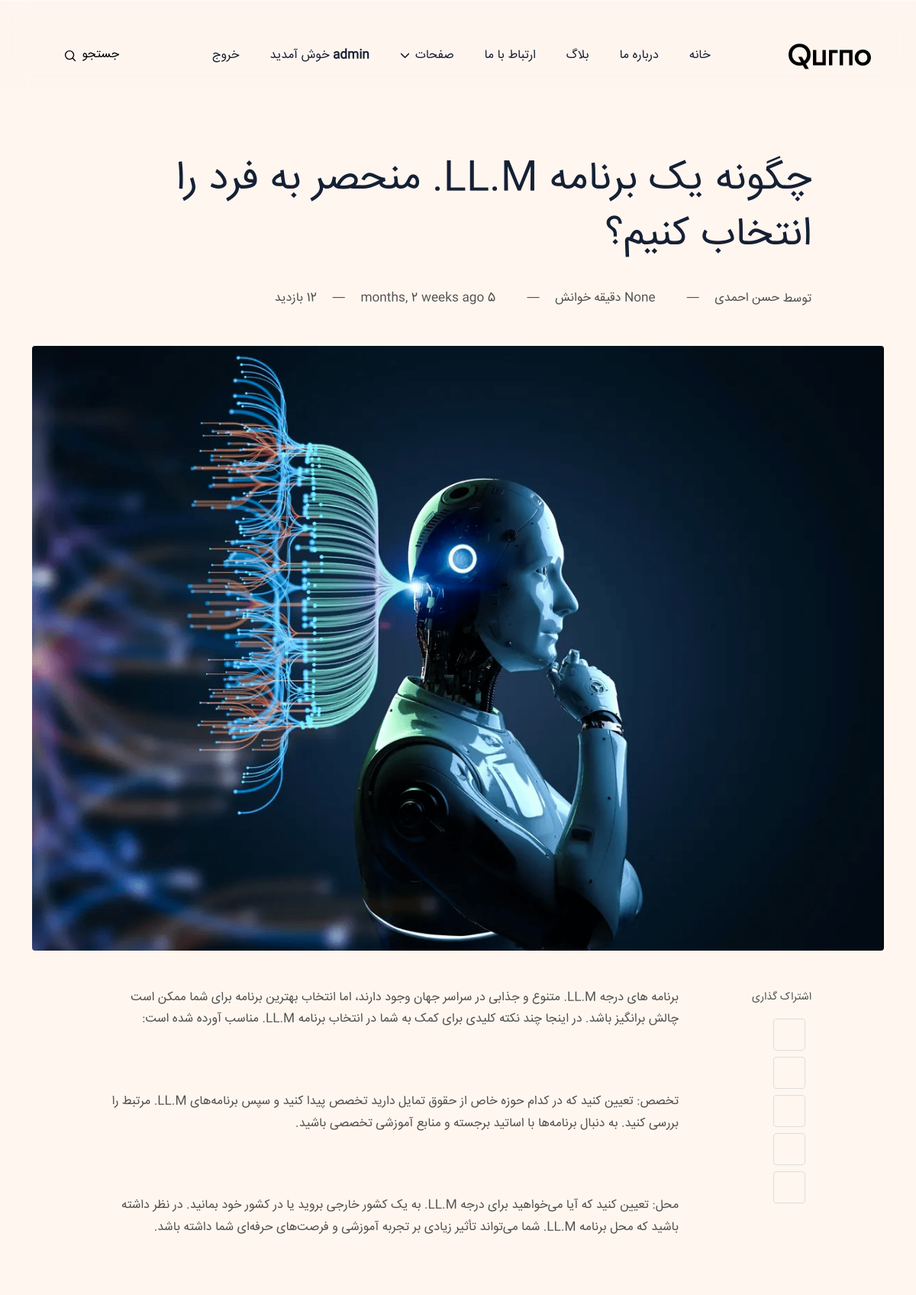
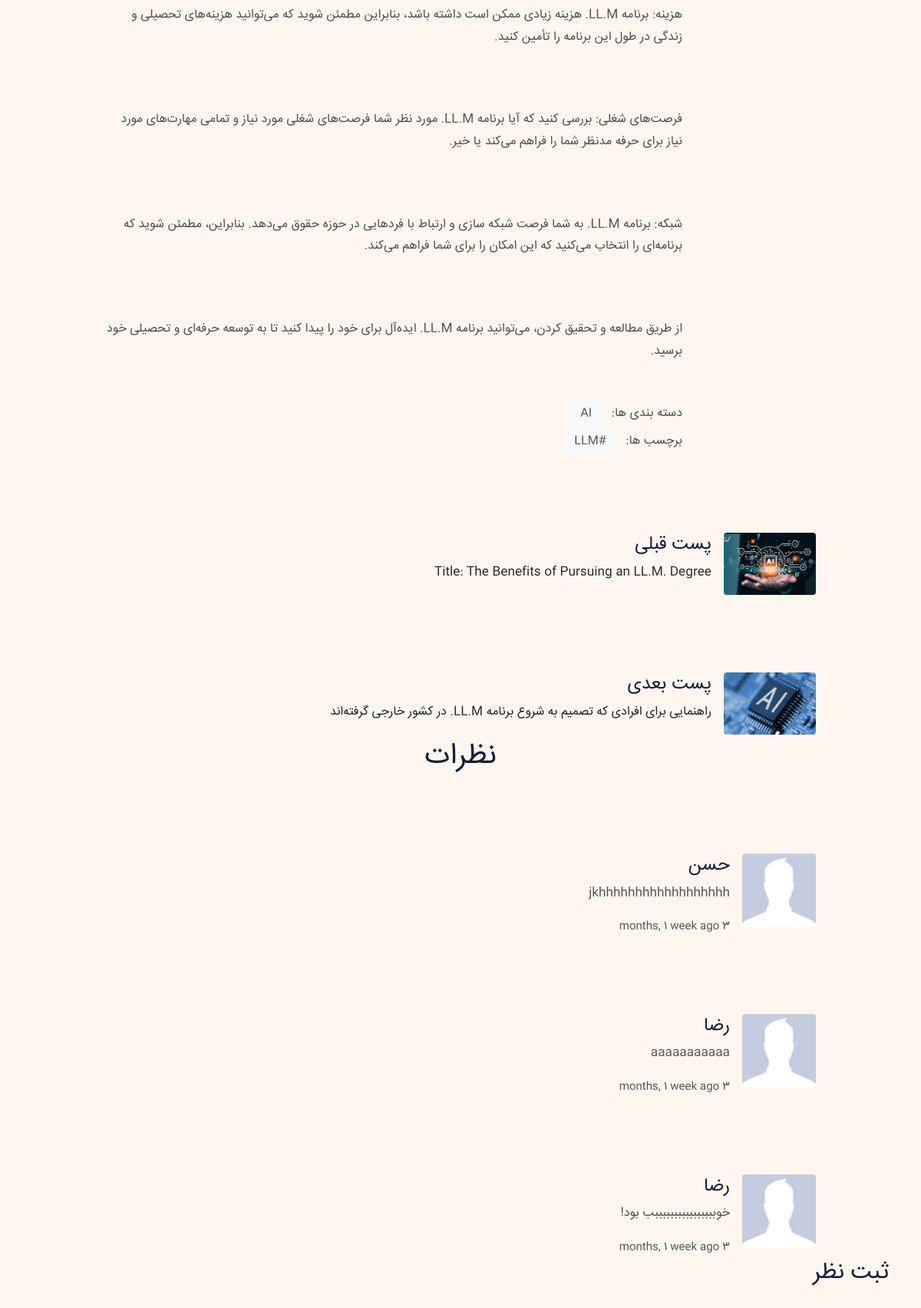
The page /blog/2 (signed in, upper part) on the database its author committed (2 pictures, top to bottom).
### blog/models.py (models this page shows, shortened)
class Post(models.Model):
    image = models.ImageField(upload_to="blog/", default="blog/default.jpg")
    title = models.CharField(max_length=255)
    content = models.TextField()
    tags = TaggableManager()
    category = models.ManyToManyField(Category)
    author = models.ForeignKey(User, on_delete=models.SET_NULL, null=True)
    counted_view = models.IntegerField(default=0)
    login_required = models.BooleanField(default=False)
    is_published = models.BooleanField(default=False)
    created_at = models.DateTimeField(auto_now_add=True)
    updated_at = models.DateTimeField(auto_now=True)
    published_date = models.DateTimeField(null=True, blank=True)
    read_duration_minutes = models.DurationField(null=True, blank=True)
    class Meta:
        ordering = ["-created_at"]

class Category(models.Model):
    name = models.CharField(max_length=255)
    def __str__(self):
        return str(self.name)

class Comment(models.Model):
    post = models.ForeignKey(Post, on_delete=models.CASCADE)
    name = models.CharField(max_length=255)
    email = models.EmailField(null=True, blank=True)
    subject = models.CharField(max_length=255, null=True, blank=True)
    message = models.TextField()
    created_at = models.DateTimeField(auto_now_add=True)
    updated_at = models.DateTimeField(auto_now=True)
    approved = models.BooleanField(default=False)

### blog/views.py (the view, shortened to what this page needs)
# urls.py: path("<int:pid>", blog_single, name="single"),
def blog_single(request, pid: int):
    context = {}
    posts = Post.objects.filter(
        pk=pid, is_published=True, published_date__lte=timezone.now()
    )
    post = get_object_or_404(posts)
    post.counted_view += 1
    post.save()
    comments = Comment.objects.filter(post=post.id, approved=True).order_by("-created_at")
    form = CommentForm()
    try:
        next_post = (
            Post.objects.filter(
                id__gt=post.id, is_published=True, published_date__lte=timezone.now()
            )
            .order_by("id")
            .first()
        )
        if next_post:
            if not next_post.is_published:
                next_post = None
    except Post.DoesNotExist:
        next_post = None
    try:
        pre_post = (
            Post.objects.filter(
                id__lt=post.id, is_published=True, published_date__lte=timezone.now()
            )
            .order_by("-id")
            .first()
        )
        if pre_post:
            if not pre_post.is_published:
                pre_post = None
    except Post.DoesNotExist:
        pre_post = None
    if post.login_required and not request.user.is_authenticated:
        return redirect(reverse("accounts:login"))
    context = {"post": post, "next_post": next_post, "pre_post": pre_post, 'comments': comments, 'form': form}
    return render(request, "blog/blog-single.html", context)

### blog/templatetags/blog_tags.py (called while the page is built)
@register.inclusion_tag("blog/parts/search-cat.html")
def search_by_categories():
    posts = Post.objects.filter(is_published=True)
    categories = Category.objects.all()
    counted_categories = []
    for cat in categories:
        count = posts.filter(category=cat).count()
        if count:
            counted_categories.append(cat)
    return {"categories": counted_categories}

### templates/blog/blog-single.html (shortened to what this page needs)
{% extends 'base.html' %}
{% load humanize %}
{% load static %}
{% block content %}
<section class="section-sm pb-0">
  <div class="container">
    <div class="row justify-content-center">
      <div class="col-lg-10">
        <div class="mb-5">
          <h3 class="h1 mb-4 post-title">{{ post.title }}</h3>
          <ul class="card-meta list-inline mb-2">
            <li class="list-inline-item mt-2">
              <a href="author-single.html" class="card-meta-author" title="خواندن پست نوشته شده توسط - {{ post.author.get_full_name}}">
                 توسط
                 <span>{{ post.author.get_full_name}}</span>
              </a>
            </li>
            <li class="list-inline-item mt-2">—</li>
            <li class="list-inline-item mt-2">
              <i class="ti ti-clock"></i>
              <span>{{ post.read_duration_minutes}} دقیقه خوانش</span>
            </li>
            <li class="list-inline-item mt-2">—</li>
            <li class="list-inline-item mt-2">
              <i class="ti ti-calendar-event"></i>
              <span>{{ post.published_date | naturaltime }}</span>
            </li>
            <li class="list-inline-item mt-2">—</li>
            <li class="list-inline-item mt-2"> {{ post.counted_view }} بازدید</li>
          </ul>
        </div>
      </div>
      <div class="col-lg-12">
        <div class="mb-5 text-center">
          <img class="w-100 h-auto rounded" src={{ post.image.url }} alt={{ post.title }} width="970" height="auto">
        </div>
      </div>
      <div class="col-lg-2 post-share-block order-1 order-lg-0 mt-5 mt-lg-0">
        <div class="position-sticky" style="top:150px">
          <span class="d-inline-block mb-3 small"> اشتراک گذاری </span>
          <ul class="social-share icon-box">
            <li class="d-inline-block d-lg-block me-2 mb-2" onclick="return tbs_click()"><i class="ti ti-brand-twitter"></i></li>
            <li class="d-inline-block d-lg-block me-2 mb-2" onclick="return fbs_click()"><i class="ti ti-brand-facebook"></i></li>
            <li class="d-inline-block d-lg-block me-2 mb-2" onclick="return ins_click()"><i class="ti ti-brand-linkedin"></i></li>
            <li class="d-inline-block d-lg-block me-2 mb-2" onclick="return red_click()"><i class="ti ti-brand-reddit"></i></li>
            <li class="d-inline-block d-lg-block me-2 mb-2" onclick="return pin_click()"><i class="ti ti-brand-pinterest"></i></li>
          </ul>
        </div>
      </div>
      <div class="col-lg-8 post-content-block order-0 order-lg-2">
        <div class="content">
          {{ post.content | safe }}
        </div>
        <ul class="post-meta-tag list-unstyled list-inline mt-5">
          <li class="list-inline-item"> دسته بندی ها: </li>
          {% for category in post.category.all %}
            <li class="list-inline-item"><a href="{% url 'blog:category' cat_name=category.name %}">{{ category.name }}</a></li>
          {% endfor %}
        </ul>
        <ul class="post-meta-tag list-unstyled list-inline ">
          <li class="list-inline-item"> برچسب ها: </li>
          {% for tag in post.tags.all %}
            <li class="list-inline-item"><a href="{% url 'blog:tag' tag_name=tag.name %}">{{ tag.name }}</a></li>
          {% endfor %}
        </ul>
      </div>
    </div>
    {% if pre_post is not None %}
      <div class="single-post-author">
        <div class="row justify-content-center">
          <div class="col-lg-10">
            <div class="d-block d-md-flex">
              <a href={% url 'blog:single' pid=pre_post.id %}>
                <img class="rounded mr-4" src={{ pre_post.image.url }} alt={{ pre_post.title }} width="120" height="auto">
              </a>
              <a href={% url 'blog:single' pid=pre_post.id %} class="text-dark">
                <div class="ms-0 ms-md-4 ps-0 ps-md-3 mt-4 mt-md-0 mx-md-3">
                  <h5 class="h4 mb-1">پست قبلی</h5>
                  <p>{{ pre_post.title }}</p>
                </div>
              </a>
            </div>
          </div>
        </div>
      </div>
    {% endif %}
    {% if next_post is not None %}
    <div class="single-post-author">
      <div class="row justify-content-center">
        <div class="col-lg-10">
          <div class="d-block d-md-flex">
            <a href={% url 'blog:single' pid=next_post.id %}>
              <img class="rounded mr-4" src={{ next_post.image.url }} alt={{ next_post.title }} width="120" height="auto">
            </a>
            <a href={% url 'blog:single' pid=next_post.id %} class="text-dark">
              <div class="ms-0 ms-md-4 ps-0 ps-md-3 mt-4 mt-md-0 mx-md-3">
                <h5 class="h4 mb-1">پست بعدی</h5>
                <p>{{ next_post.title }}</p>
              </div>
            </a>
          </div>
        </div>
      </div>
    </div>
    {% endif %}
<h2 class="section-title text-center mb-4">نظرات</h2>
{% for comment in comments %}
  <div class="single-post-author">
    <div class="row justify-content-center">
      <div class="col-lg-10">
        <div class="d-block d-md-flex">
            <img class="rounded mr-4" src="{% static 'assets/images/author/user.jpg' %}" width="96" height="96">
            <div class="ms-0 ms-md-4 ps-0 ps-md-3 mt-4 mt-md-0 mx-md-3">
              <h5 class="h4 mb-1">{{ comment.name }}</h5>
              <p>{{ comment.message }}</p>
              <small>{{ comment.created_at|naturaltime }}</small>
            </div>
        </div>
      </div>
    </div>
  </div>
{% empty %}
  <div class="justify-content-center">
    <p> اولین نفری باشید که نظر میدهید! </p>
  </div>
{% endfor %}
<div class="col-lg-5 ms-lg-auto ms-lg-0 ms-auto">
  <h3 class="h3 mb-4">ثبت نظر</h3>
</div>
</section>
{% endblock %}

### templates/base.html (shortened to what this page needs)
{% load static %}
{% load blog_tags %}
<!DOCTYPE html>
<html lang="en-US">
<head>
  <link rel="stylesheet" href="{% static 'plugins/bootstrap/bootstrap.min.css'%}">
  <link rel="stylesheet" href="{% static 'plugins/tabler-icons/tabler-icons.min.css'%}">
  <link rel="stylesheet" href="{% static 'assets/css/style.css'%}">
</head>
<body>
<div class="header-height-fix"></div>
<header class="header-nav">
  <div class="container">
    <div class="row">
      <div class="col-12">
        <nav class="navbar navbar-expand-lg navbar-light p-0">
          <a class="navbar-brand font-weight-bold mb-0" href="{% url 'website:index' %}" title="Qurno">
            <img class="img-fluid" width="110" height="35" src="{% static 'assets/images/logo.png' %}" alt="Qurno">
          </a>
          <div class="collapse navbar-collapse" id="navHeader">
            <ul class="navbar-nav mx-auto">
              <li class="nav-item @@home">
                <a class="nav-link" href="{% url 'website:index' %}">خانه</a>
              </li>
              <li class="nav-item @@about">
                <a class="nav-link" href="{% url 'website:about' %}">درباره ما</a>
              </li>
              <li class="nav-item @@archive">
                <a class="nav-link" href="{% url 'blog:index' %}">بلاگ</a>
              </li>
              <li class="nav-item @@contact">
                <a class="nav-link" href="{% url 'website:contact' %}">ارتباط با ما</a>
              </li>
              <li class="nav-item dropdown">
                <a class="nav-link dropdown-toggle" href="#" id="navbarDropdown" role="button" data-bs-toggle="dropdown" aria-expanded="false">صفحات</a>
              </li>
              {% if request.user.is_authenticated %}
              <li class="nav-item">
                <a class="nav-link" href="#"><b>{{request.user.username}}</b> خوش آمدید </a>
              </li>
              <li class="nav-item">
                <a class="nav-link" href="{% url 'accounts:logout' %}">خروج</a>
              </li>
              {% endif %}
            </ul>
            <div class="navbar-right d-none d-lg-inline-block">
              <ul class="social-links list-unstyled list-inline">
                <li class="list-inline-item ms-4 d-none d-lg-inline-block">
                  <button class="search-toggle" data-toggle="search" aria-label="Search Toggle">
                    <span>جستجو</span>
                  </button>
                </li>
              </ul>
            </div>
          </div>
        </nav>
      </div>
    </div>
  </div>
</header>
{% block content %}
{% endblock content %}
</body>
</html>

### statics/assets/css/style.css (style rules this page uses)
.h1, h1 { font-size: 64px }
@media (max-width:1399px) { .h1, h1 { font-size: 52px } }
.h2, h2 { font-size: 38px }
.h3, h3 { font-size: 30px }
.h4, h4 { font-size: 24px }
.h5, h5 { font-size: 18px }
.h1, .h2, .h3, .h4, .h5, .h6, h1, h2, h3, h4, h5, h6 { line-height: 1.4; font-family: iransans, serif; color: #152035 }
a { color: #000; transition: all .3s; text-decoration: none }
li, ul { padding: 0; margin: 0; list-style-position: inside }
body { color: #505050; background-color: #fff6ef; font-family: iransans, sans-serif; font-size: 16px; line-height: 1.65; direction: rtl; text-align: right; }
p { line-height: 1.8 }
.section-sm { padding: 90px 0 }
.section-title { position: relative; margin-bottom: 80px }
.social-share li { font-size: 18px; padding: 7px; color: rgba(0, 0, 0, .8); display: inline-block; cursor: pointer; transition: .3s; text-align: center }
.social-share.icon-box li { height: 42px; width: 42px; line-height: 42px; border: 1px solid #ddd; padding: 0 }
.content * { word-break: break-word; overflow-wrap: break-word; margin-bottom: 25px }
.content :first-child { margin-top: 0 }
.content :last-child { margin-bottom: 0 !important }
.btn, .card-meta .card-meta-author img, .card.post-card .post-image::before, .content blockquote, .content img, .content pre, .disqus-comment .block, .form-control, .newsletter-block .input-group-text, .post-meta-tag a, .rounded, .search-results::-webkit-scrollbar-thumb, .search-results::-webkit-scrollbar-track, .search-toggle, .social-share li, footer .icon-box a, header .dropdown-item, header .nav-item .nav-link { border-radius: 4px !important }
.text-dark { color: #152035 }
.header-height-fix { height: 110px }
header { position: fixed; width: 100%; top: 0; left: 0; z-index: 1000; background-color: #fff6ef; padding: 50px 0 20px; transition: .4s cubic-bezier(.2, 1, .2, 1); background-color: rgba(255, 246, 239, .9); -webkit-backdrop-filter: blur(16px); backdrop-filter: blur(16px) }
header .nav-item.dropdown .nav-link { position: relative }
header .nav-item.dropdown .nav-link::after { display: none }
header .nav-item.dropdown .nav-link::after { position: absolute; left: 18px; top: calc(50% - 7px); display: inline-block; vertical-align: .255em; content: ""; height: 9px; width: 9px; border: 2px solid; border-left: 0; border-top: 0; border-color: inherit; border-radius: 2px; transform: rotate(45deg); transition: 0s; }
header .nav-item .nav-link { color: #152035 !important; padding: 10px 20px !important }
@media (min-width:991px) { header .nav-item.dropdown .nav-link.dropdown-toggle { padding-left: 40px !important; } }
.search-toggle { background-color: transparent; border: 0; transition: .3s ease; padding: 0 20px 0 15px; height: 42px; }
.search-toggle span { vertical-align: middle }
.post-title { color: #152035; transition: .3s }
.card-meta>li { vertical-align: middle; display: inline-flex; }
.card-meta>li i { font-size: 20px; vertical-align: bottom; margin: 0 0px 0 5px; }
.card-meta a { color: #505050 }
.card-meta .list-inline-item:not(:last-child) { margin-left: 1rem; flex-direction: row; display: inline-flex; }
.card-meta .card-meta-author { display: inline-block }
.card-meta .card-meta-author span { transition: .2s }
.card-meta .card-meta-author span { vertical-align: middle }
.post-share-block { width: 174px }
.post-content-block { width: calc(83.33333334% - 174px) }
.disqus-comment, .single-post-author, .single-post-similer { margin-top: 100px }
.post-meta-tag a { display: inline-block; background-color: #f7f8fa; color: #505050; padding: 6px 13px; font-size: 15px }

### rows shown on the page
Post: title "چگونه یک برنامه LL.M. منحصر به فرد را انتخاب کنیم؟", author.get_full_name "حسن احمدی", published_date "5 months, 2 weeks ago", image (picture), content "برنامه های درجه LL.M. متنوع و جذابی در سراسر جهان وجود دارند، اما انتخاب بهترین برنامه برای شما ممکن است چالش برانگیز باشد. در اینجا چند نکته کلیدی برای کمک به شما در انتخاب برنامه LL.M. مناسب آورده شده است: تخصص: تعیین کنید که در کدام حوزه خاص از حقوق تمایل دارید تخصص پیدا کنید و سپس برنامه‌های LL.M. مرتبط را بررسی کنید. به دنبال برنامه‌ها با اساتید برجسته و منابع آموزشی تخصصی باشید. محل: تعیین کنید که آیا می‌خواهید برای درجه LL.M. به یک کشور خارجی بروید یا در کشور خود بمانید. در نظر داشته باشید که محل برنامه LL.M. شما می‌تواند تأثیر زیادی بر تجربه آموزشی و فرصت‌های حرفه‌ای شما داشته باشد. هزینه: برنامه LL.M. هزینه زیادی ممکن است داشته باشد، بنابراین مطمئن شوید که می‌توانید هزینه‌های…"
Category: name "AI"
Tag: name "#LLM"
Post: image (picture), title "Title: The Benefits of Pursuing an LL.M. Degree"
Post: image (picture), title "راهنمایی برای افرادی که تصمیم به شروع برنامه LL.M. در کشور خارجی گرفته‌اند"
Comment: name "حسن", message "jkhhhhhhhhhhhhhhhhhh", created_at "3 months, 1 week ago"
Comment: name "رضا", message "aaaaaaaaaaa", created_at "3 months, 1 week ago"
Comment: name "رضا", message "خوببببببببببببببببب بود!", created_at "3 months, 1 week ago"

### other values the page prints
{{ request.user.username }} "admin"
